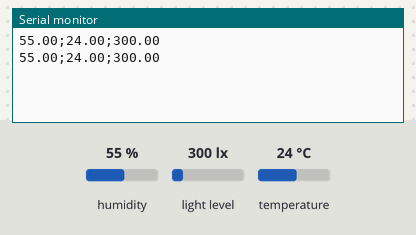
A sketch run on a simulated Arduino Uno, built with avr-gcc and run on an emulated ATmega328P. Shown: the last lines printed to the serial monitor. Inputs (shaded band) come from the test bench; at power-on: humidity 55 %, light level 300 lx, temperature 24 °C.

Above: at 2.7 s.
2.8 s: humidity set to 22 %
At 4.1 s:
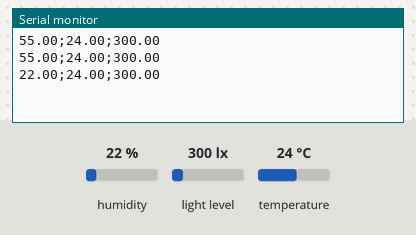
4.3 s: light level set to 40 lx
At 5.5 s:
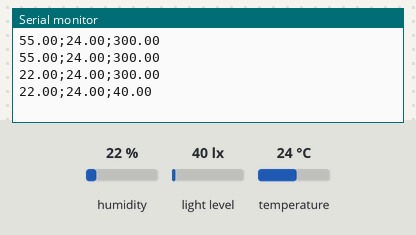
5.8 s: temperature set to 12 °C
At 5.8 s:
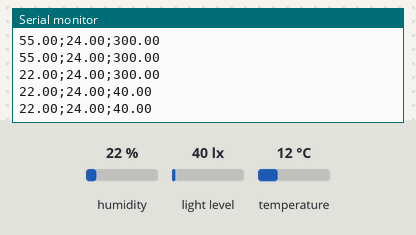
7.3 s: light level set to 500 lx
At 8.6 s:
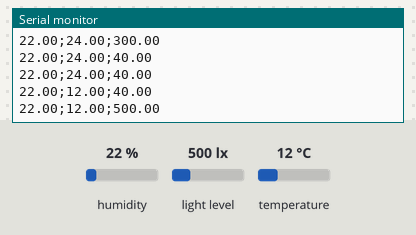
8.8 s: humidity set to 40 %
At 9.6 s:
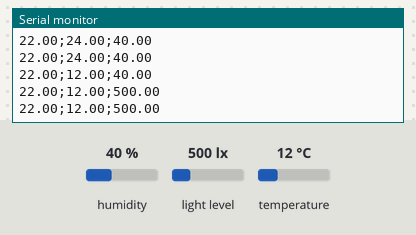
Timing chart, 0 to 11.3 s (numbered marks = the images above; inputs shaded):
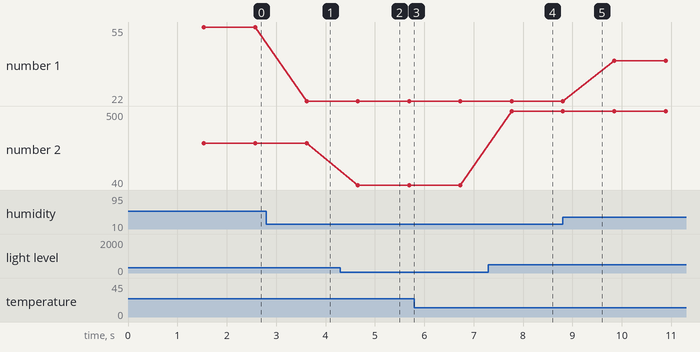

The sketch:

TCC_-_ARDUINO.ino
```cpp
/* Bibliotecas usadas */
#include <dht.h>
#define dht_dpin A1
#include <Wire.h>
#include <Adafruit_Sensor.h>
#include <Adafruit_TSL2561_U.h>

Adafruit_TSL2561_Unified tsl = Adafruit_TSL2561_Unified(TSL2561_ADDR_FLOAT, 12345);
dht DHT;

void setup(){

  Serial.begin(9600);
  delay(1000);

  /* O if abaixo verifica se foi detectado o sensor TSL2561 */
  if(!tsl.begin()){
    Serial.print("Ooops, no TSL2561 detected ... Check your wiring or I2C ADDR!");
    while(1);
  }

  /* informações e configuração do sensor */
  displaySensorDetails();
  configureSensor();
  Serial.println("");
}


void displaySensorDetails(void){
  sensor_t sensor;
  tsl.getSensor(&sensor);
  delay(500);
}


void configureSensor(void){
  tsl.enableAutoRange(true);
}

void loop() {
  DHT.read11(dht_dpin);
  sensors_event_t event;
  tsl.getEvent(&event);
  Serial.print(DHT.humidity);
  Serial.print(";");
  Serial.print(DHT.temperature);
  Serial.print(";");
  Serial.println(event.light);

  delay(1000);
}
```

Measured:
- after the input at 2.8 s, the serial monitor: prints a new line after 0.82 s (image 1)
- after the input at 4.3 s, the serial monitor: prints a new line after 0.35 s (image 2)
- after the input at 7.3 s, the serial monitor: prints a new line after 0.47 s (image 4)
- plotted number 1: 55 → 22 after the input at 2.8 s
- plotted number 2: 300 → 40 after the input at 4.3 s, 40 → 500 after the input at 7.3 s
